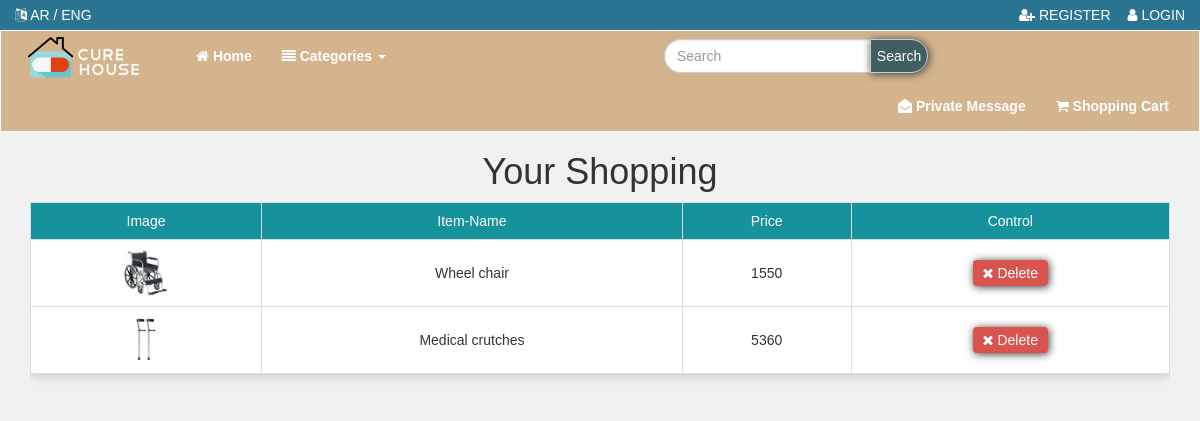
The app's page /shopping.php with its own data.
### tables this page shows
CREATE TABLE `ordering` (
  `Oreder_ID` int(11) NOT NULL,
  `User_ID` int(11) NOT NULL,
  `Item_ID` int(11) NOT NULL
);

CREATE TABLE `items` (
  `ID` int(11) NOT NULL,
  `Name` varchar(255) NOT NULL,
  `Description` text NOT NULL,
  `Price` varchar(255) NOT NULL,
  `Producing_Date` date NOT NULL,
  `Expiration_Date` date NOT NULL,
  `Images` varchar(255) NOT NULL,
  `Cat_ID` int(11) NOT NULL,
  `Sales` int(11) NOT NULL
);

### shopping.php (the view, shortened to what this page needs)
<?php
include 'init.php';
  $stmt = $con->prepare("SELECT ordering.*,items.*
                                From ordering
                                INNER JOIN items ON items.ID = ordering.Item_ID");
        $stmt->execute();
        $orders = $stmt->fetchAll();
	if(! empty($orders)){
	?>
		<h1 class="text-center">Your Shopping</h1>
		<div class="container">
			<div class="table-responsive">
				<table class="main-table text-center table table-bordered">
					<tr>
                        <td>Image</td>
						<td>Item-Name</td>
						<td>Price</td>
						<td>Control</td>
					<tr>
					<?php
					foreach($orders as $order){
                        echo "<tr>";
							echo "<td>";
									echo "<img src='admin/uploads/image/".$order['Images']."' alt='image'>";
							echo "</td>";
							echo "<td>".$order['Name']."</td>";
							echo "<td>".$order['Price']."</td>";
							echo "<td>
                                <a href='shopping.php?action=Delete&order_id=". $order['Oreder_ID']."'' class='btn btn-danger confirm'><i class='fa fa-close'></i> Delete</a>";
							echo "</td>";
						echo "</tr>";
					}
					?>
				</table>
			</div>
		</div>
	<?php
    }else{
        echo "<div class='container'>";
            echo "<div class='empty'>There's No Message To Show </div>";
        echo "</div>";
    }
?>
<?php include $tpl.'footer.php';
?>

### layout/css/front.css (style rules this page uses)
body { background: #1414130f; font-family:'Trebuchet MS', 'Lucida Sans Unicode', 'Lucida Grande', 'Lucida Sans', Arial, sans-serif }
* { transition: all .3s ease-in-out; }
a { color: #FFF; }
.main-table { -webkit-box-shadow: 0 3px 10px #CCC; -moz-box-shadow: 0 3px 10px #CCC; box-shadow: 0 3px 10px #CCC; }
.main-table td { background-color: #FFF; vertical-align: middle !important; }
.main-table td img { width: 50px; height: 50px; }
.main-table tr:first-child td { background-color: #15929c; color: #FFF; }
.main-table .btn { padding: 3px 10px; border: 0 }
.btn { -webkit-box-shadow: 1px 1px 8px rgb(56, 55, 55); -moz-box-shadow: 1px 1px 8px rgb(56, 55, 55);; box-shadow: 1px 1px 8px rgb(56, 55, 55);; }

### records on screen
ordering: Item_ID.Images (picture), Item_ID.Name "Wheel chair", Item_ID.Price "1550"
ordering: Item_ID.Images (picture), Item_ID.Name "Medical crutches", Item_ID.Price "5360"
